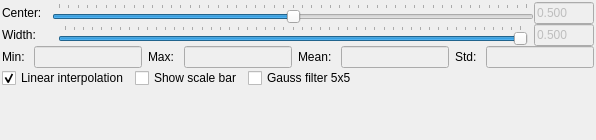
  <widget class="QDockWidget" name="dockWidget">
   <property name="sizePolicy">
    <sizepolicy hsizetype="Expanding" vsizetype="Preferred">
     <horstretch>0</horstretch>
     <verstretch>0</verstretch>
    </sizepolicy>
   </property>
   <property name="minimumSize">
    <size>
     <width>457</width>
     <height>140</height>
    </size>
   </property>
   <property name="maximumSize">
    <size>
     <width>524287</width>
     <height>524287</height>
    </size>
   </property>
   <property name="features">
    <set>QDockWidget::DockWidgetFloatable|QDockWidget::DockWidgetMovable</set>
   </property>
   <property name="windowTitle">
    <string>Visualization settings</string>
   </property>
   <attribute name="dockWidgetArea">
    <number>4</number>
   </attribute>
   <widget class="QWidget" name="dockWidgetContents">
    <property name="sizePolicy">
     <sizepolicy hsizetype="Expanding" vsizetype="Preferred">
      <horstretch>0</horstretch>
      <verstretch>0</verstretch>
     </sizepolicy>
    </property>
    <layout class="QHBoxLayout" name="horizontalLayout_2">
     <property name="spacing">
      <number>6</number>
     </property>
     <property name="sizeConstraint">
      <enum>QLayout::SetDefaultConstraint</enum>
     </property>
     <property name="leftMargin">
      <number>2</number>
     </property>
     <property name="topMargin">
      <number>2</number>
     </property>
     <property name="rightMargin">
      <number>2</number>
     </property>
     <property name="bottomMargin">
      <number>2</number>
     </property>
     <item>
      <layout class="QVBoxLayout" name="verticalLayout_4">
       <property name="spacing">
        <number>0</number>
       </property>
       <property name="sizeConstraint">
        <enum>QLayout::SetMinimumSize</enum>
       </property>
       <item>
        <layout class="QHBoxLayout" name="horizontalLayout_5">
         <property name="sizeConstraint">
          <enum>QLayout::SetDefaultConstraint</enum>
         </property>
         <item>
          <widget class="QLabel" name="label_2">
           <property name="minimumSize">
            <size>
             <width>50</width>
             <height>0</height>
            </size>
           </property>
           <property name="text">
            <string>Center: </string>
           </property>
          </widget>
         </item>
         <item>
          <widget class="FloatSlider" name="sld_ContrastCenter">
           <property name="maximum">
            <number>50000</number>
           </property>
           <property name="singleStep">
            <number>1</number>
           </property>
           <property name="pageStep">
            <number>100</number>
           </property>
           <property name="value">
            <number>25000</number>
           </property>
           <property name="orientation">
            <enum>Qt::Horizontal</enum>
           </property>
           <property name="tickPosition">
            <enum>QSlider::TicksAbove</enum>
           </property>
           <property name="tickInterval">
            <number>1000</number>
           </property>
          </widget>
         </item>
         <item>
          <widget class="FloatLineEdit" name="txt_ContrastCenter">
           <property name="enabled">
            <bool>false</bool>
           </property>
           <property name="sizePolicy">
            <sizepolicy hsizetype="Fixed" vsizetype="Fixed">
             <horstretch>0</horstretch>
             <verstretch>0</verstretch>
            </sizepolicy>
           </property>
           <property name="maximumSize">
            <size>
             <width>60</width>
             <height>16777215</height>
            </size>
           </property>
           <property name="text">
            <string>0.500</string>
           </property>
          </widget>
         </item>
        </layout>
       </item>
       <item>
        <layout class="QHBoxLayout" name="horizontalLayout_4">
         <property name="spacing">
          <number>6</number>
         </property>
         <property name="sizeConstraint">
          <enum>QLayout::SetDefaultConstraint</enum>
         </property>
         <item>
          <widget class="QLabel" name="label">
           <property name="minimumSize">
            <size>
             <width>50</width>
             <height>0</height>
            </size>
           </property>
           <property name="text">
            <string>Width: </string>
           </property>
          </widget>
         </item>
         <item>
          <widget class="FloatSlider" name="sld_ContrastWidth">
           <property name="maximum">
            <number>50000</number>
           </property>
           <property name="singleStep">
            <number>1</number>
           </property>
           <property name="pageStep">
            <number>100</number>
           </property>
           <property name="value">
            <number>50000</number>
           </property>
           <property name="sliderPosition">
            <number>50000</number>
           </property>
           <property name="orientation">
            <enum>Qt::Horizontal</enum>
           </property>
           <property name="tickPosition">
            <enum>QSlider::TicksAbove</enum>
           </property>
           <property name="tickInterval">
            <number>1000</number>
           </property>
          </widget>
         </item>
         <item>
          <widget class="FloatLineEdit" name="txt_ContrastWidth">
           <property name="enabled">
            <bool>false</bool>
           </property>
           <property name="sizePolicy">
            <sizepolicy hsizetype="Fixed" vsizetype="Fixed">
             <horstretch>0</horstretch>
             <verstretch>0</verstretch>
            </sizepolicy>
           </property>
           <property name="maximumSize">
            <size>
             <width>60</width>
             <height>16777215</height>
            </size>
           </property>
           <property name="text">
            <string>0.500</string>
           </property>
          </widget>
         </item>
        </layout>
       </item>
       <item>
        <layout class="QHBoxLayout" name="horizontalLayout_7">
         <property name="spacing">
          <number>6</number>
         </property>
         <property name="sizeConstraint">
          <enum>QLayout::SetDefaultConstraint</enum>
         </property>
         <item>
          <widget class="QLabel" name="label_3">
           <property name="minimumSize">
            <size>
             <width>0</width>
             <height>0</height>
            </size>
           </property>
           <property name="maximumSize">
            <size>
             <width>16777215</width>
             <height>16777215</height>
            </size>
           </property>
           <property name="text">
            <string>Min: </string>
           </property>
          </widget>
         </item>
         <item>
          <widget class="FloatLineEdit" name="txt_MinValue">
           <property name="enabled">
            <bool>false</bool>
           </property>
           <property name="sizePolicy">
            <sizepolicy hsizetype="Expanding" vsizetype="Maximum">
             <horstretch>0</horstretch>
             <verstretch>0</verstretch>
            </sizepolicy>
           </property>
           <property name="maximumSize">
            <size>
             <width>16777215</width>
             <height>16777215</height>
            </size>
           </property>
          </widget>
         </item>
         <item>
          <widget class="QLabel" name="label_4">
           <property name="minimumSize">
            <size>
             <width>0</width>
             <height>0</height>
            </size>
           </property>
           <property name="maximumSize">
            <size>
             <width>16777215</width>
             <height>16777215</height>
            </size>
           </property>
           <property name="text">
            <string>Max: </string>
           </property>
          </widget>
         </item>
         <item>
          <widget class="FloatLineEdit" name="txt_MaxValue">
           <property name="enabled">
            <bool>false</bool>
           </property>
           <property name="sizePolicy">
            <sizepolicy hsizetype="Expanding" vsizetype="Maximum">
             <horstretch>0</horstretch>
             <verstretch>0</verstretch>
            </sizepolicy>
           </property>
           <property name="maximumSize">
            <size>
             <width>16777215</width>
             <height>16777215</height>
            </size>
           </property>
          </widget>
         </item>
         <item>
          <widget class="QLabel" name="label_29">
           <property name="minimumSize">
            <size>
             <width>0</width>
             <height>0</height>
            </size>
           </property>
           <property name="maximumSize">
            <size>
             <width>16777215</width>
             <height>16777215</height>
            </size>
           </property>
           <property name="text">
            <string>Mean: </string>
           </property>
          </widget>
         </item>
         <item>
          <widget class="FloatLineEdit" name="txt_MeanValue">
           <property name="enabled">
            <bool>false</bool>
           </property>
           <property name="sizePolicy">
            <sizepolicy hsizetype="Expanding" vsizetype="Maximum">
             <horstretch>0</horstretch>
             <verstretch>0</verstretch>
            </sizepolicy>
           </property>
           <property name="maximumSize">
            <size>
             <width>16777215</width>
             <height>16777215</height>
            </size>
           </property>
          </widget>
         </item>
         <item>
          <widget class="QLabel" name="label_30">
           <property name="minimumSize">
            <size>
             <width>0</width>
             <height>0</height>
            </size>
           </property>
           <property name="maximumSize">
            <size>
             <width>16777215</width>
             <height>16777215</height>
            </size>
           </property>
           <property name="text">
            <string>Std: </string>
           </property>
          </widget>
         </item>
         <item>
          <widget class="FloatLineEdit" name="txt_StdValue">
           <property name="enabled">
            <bool>false</bool>
           </property>
           <property name="sizePolicy">
            <sizepolicy hsizetype="Expanding" vsizetype="Maximum">
             <horstretch>0</horstretch>
             <verstretch>0</verstretch>
            </sizepolicy>
           </property>
           <property name="maximumSize">
            <size>
             <width>16777215</width>
             <height>16777215</height>
            </size>
           </property>
          </widget>
         </item>
        </layout>
       </item>
       <item>
        <layout class="QHBoxLayout" name="horizontalLayout_3">
         <property name="spacing">
          <number>6</number>
         </property>
         <property name="sizeConstraint">
          <enum>QLayout::SetDefaultConstraint</enum>
         </property>
         <item>
          <widget class="QCheckBox" name="chk_LinearInterpol">
           <property name="text">
            <string>Linear interpolation</string>
           </property>
           <property name="checked">
            <bool>true</bool>
           </property>
          </widget>
         </item>
         <item>
          <widget class="QCheckBox" name="chk_ScaleBar">
           <property name="text">
            <string>Show scale bar</string>
           </property>
          </widget>
         </item>
         <item>
          <widget class="QCheckBox" name="chk_FilterImage">
           <property name="text">
            <string>Gauss filter 5x5</string>
           </property>
          </widget>
         </item>
         <item>
          <widget class="QLabel" name="label_36">
           <property name="sizePolicy">
            <sizepolicy hsizetype="MinimumExpanding" vsizetype="Preferred">
             <horstretch>0</horstretch>
             <verstretch>0</verstretch>
            </sizepolicy>
           </property>
           <property name="text">
            <string/>
           </property>
          </widget>
         </item>
        </layout>
       </item>
       <item>
        <widget class="QLabel" name="label_9">
         <property name="sizePolicy">
          <sizepolicy hsizetype="Preferred" vsizetype="MinimumExpanding">
           <horstretch>0</horstretch>
           <verstretch>0</verstretch>
          </sizepolicy>
         </property>
         <property name="text">
          <string/>
         </property>
        </widget>
       </item>
      </layout>
     </item>
    </layout>
   </widget>
  </widget>
